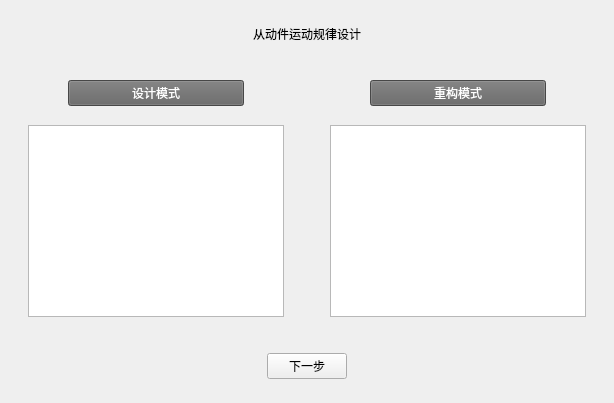
      <widget class="QWidget" name="ModePage">
       <layout class="QGridLayout" name="gridLayout_2">
        <item row="0" column="0">
         <layout class="QHBoxLayout" name="horizontalLayout_17">
          <item>
           <spacer name="horizontalSpacer_42">
            <property name="orientation">
             <enum>Qt::Horizontal</enum>
            </property>
            <property name="sizeHint" stdset="0">
             <size>
              <width>17</width>
              <height>20</height>
             </size>
            </property>
           </spacer>
          </item>
          <item>
           <layout class="QVBoxLayout" name="verticalLayout_14">
            <item>
             <spacer name="verticalSpacer_7">
              <property name="orientation">
               <enum>Qt::Vertical</enum>
              </property>
              <property name="sizeType">
               <enum>QSizePolicy::Preferred</enum>
              </property>
              <property name="sizeHint" stdset="0">
               <size>
                <width>20</width>
                <height>13</height>
               </size>
              </property>
             </spacer>
            </item>
            <item>
             <layout class="QHBoxLayout" name="horizontalLayout_18">
              <item>
               <spacer name="horizontalSpacer_43">
                <property name="orientation">
                 <enum>Qt::Horizontal</enum>
                </property>
                <property name="sizeHint" stdset="0">
                 <size>
                  <width>40</width>
                  <height>20</height>
                 </size>
                </property>
               </spacer>
              </item>
              <item>
               <widget class="QLabel" name="label_6">
                <property name="styleSheet">
                 <string notr="true">font: 15pt &quot;微软雅黑&quot;;</string>
                </property>
                <property name="text">
                 <string>从动件运动规律设计</string>
                </property>
               </widget>
              </item>
              <item>
               <spacer name="horizontalSpacer_44">
                <property name="orientation">
                 <enum>Qt::Horizontal</enum>
                </property>
                <property name="sizeHint" stdset="0">
                 <size>
                  <width>40</width>
                  <height>20</height>
                 </size>
                </property>
               </spacer>
              </item>
             </layout>
            </item>
            <item>
             <spacer name="verticalSpacer_12">
              <property name="orientation">
               <enum>Qt::Vertical</enum>
              </property>
              <property name="sizeType">
               <enum>QSizePolicy::Preferred</enum>
              </property>
              <property name="sizeHint" stdset="0">
               <size>
                <width>20</width>
                <height>30</height>
               </size>
              </property>
             </spacer>
            </item>
            <item>
             <layout class="QHBoxLayout" name="horizontalLayout_19">
              <item>
               <layout class="QVBoxLayout" name="verticalLayout_15">
                <item>
                 <layout class="QHBoxLayout" name="horizontalLayout_20">
                  <item>
                   <spacer name="horizontalSpacer_45">
                    <property name="orientation">
                     <enum>Qt::Horizontal</enum>
                    </property>
                    <property name="sizeType">
                     <enum>QSizePolicy::Minimum</enum>
                    </property>
                    <property name="sizeHint" stdset="0">
                     <size>
                      <width>40</width>
                      <height>20</height>
                     </size>
                    </property>
                   </spacer>
                  </item>
                  <item>
                   <widget class="QPushButton" name="DMButton">
                    <property name="sizePolicy">
                     <sizepolicy hsizetype="Expanding" vsizetype="Fixed">
                      <horstretch>0</horstretch>
                      <verstretch>0</verstretch>
                     </sizepolicy>
                    </property>
                    <property name="styleSheet">
                     <string notr="true">font: 12pt &quot;微软雅黑&quot;;
background-color: rgb(100, 100, 100);
color: rgb(255, 255, 255);</string>
                    </property>
                    <property name="text">
                     <string>设计模式</string>
                    </property>
                   </widget>
                  </item>
                  <item>
                   <spacer name="horizontalSpacer_46">
                    <property name="orientation">
                     <enum>Qt::Horizontal</enum>
                    </property>
                    <property name="sizeType">
                     <enum>QSizePolicy::Minimum</enum>
                    </property>
                    <property name="sizeHint" stdset="0">
                     <size>
                      <width>40</width>
                      <height>20</height>
                     </size>
                    </property>
                   </spacer>
                  </item>
                 </layout>
                </item>
                <item>
                 <spacer name="verticalSpacer_13">
                  <property name="orientation">
                   <enum>Qt::Vertical</enum>
                  </property>
                  <property name="sizeType">
                   <enum>QSizePolicy::Fixed</enum>
                  </property>
                  <property name="sizeHint" stdset="0">
                   <size>
                    <width>20</width>
                    <height>13</height>
                   </size>
                  </property>
                 </spacer>
                </item>
                <item>
                 <widget class="QTextBrowser" name="DMtext"/>
                </item>
               </layout>
              </item>
              <item>
               <spacer name="horizontalSpacer_47">
                <property name="orientation">
                 <enum>Qt::Horizontal</enum>
                </property>
                <property name="sizeHint" stdset="0">
                 <size>
                  <width>40</width>
                  <height>20</height>
                 </size>
                </property>
               </spacer>
              </item>
              <item>
               <layout class="QVBoxLayout" name="verticalLayout_16">
                <item>
                 <layout class="QHBoxLayout" name="horizontalLayout_21">
                  <item>
                   <spacer name="horizontalSpacer_48">
                    <property name="orientation">
                     <enum>Qt::Horizontal</enum>
                    </property>
                    <property name="sizeType">
                     <enum>QSizePolicy::Minimum</enum>
                    </property>
                    <property name="sizeHint" stdset="0">
                     <size>
                      <width>40</width>
                      <height>20</height>
                     </size>
                    </property>
                   </spacer>
                  </item>
                  <item>
                   <widget class="QPushButton" name="RMButton">
                    <property name="sizePolicy">
                     <sizepolicy hsizetype="Expanding" vsizetype="Fixed">
                      <horstretch>0</horstretch>
                      <verstretch>0</verstretch>
                     </sizepolicy>
                    </property>
                    <property name="styleSheet">
                     <string notr="true">font: 12pt &quot;微软雅黑&quot;;
background-color: rgb(100, 100, 100);
color: rgb(255, 255, 255);</string>
                    </property>
                    <property name="text">
                     <string>重构模式</string>
                    </property>
                   </widget>
                  </item>
                  <item>
                   <spacer name="horizontalSpacer_49">
                    <property name="orientation">
                     <enum>Qt::Horizontal</enum>
                    </property>
                    <property name="sizeType">
                     <enum>QSizePolicy::Minimum</enum>
                    </property>
                    <property name="sizeHint" stdset="0">
                     <size>
                      <width>40</width>
                      <height>20</height>
                     </size>
                    </property>
                   </spacer>
                  </item>
                 </layout>
                </item>
                <item>
                 <spacer name="verticalSpacer_22">
                  <property name="orientation">
                   <enum>Qt::Vertical</enum>
                  </property>
                  <property name="sizeType">
                   <enum>QSizePolicy::Fixed</enum>
                  </property>
                  <property name="sizeHint" stdset="0">
                   <size>
                    <width>20</width>
                    <height>13</height>
                   </size>
                  </property>
                 </spacer>
                </item>
                <item>
                 <widget class="QTextBrowser" name="RMtext"/>
                </item>
               </layout>
              </item>
             </layout>
            </item>
            <item>
             <spacer name="verticalSpacer_23">
              <property name="orientation">
               <enum>Qt::Vertical</enum>
              </property>
              <property name="sizeType">
               <enum>QSizePolicy::Preferred</enum>
              </property>
              <property name="sizeHint" stdset="0">
               <size>
                <width>20</width>
                <height>30</height>
               </size>
              </property>
             </spacer>
            </item>
            <item>
             <layout class="QHBoxLayout" name="horizontalLayout_22">
              <item>
               <spacer name="horizontalSpacer_50">
                <property name="orientation">
                 <enum>Qt::Horizontal</enum>
                </property>
                <property name="sizeHint" stdset="0">
                 <size>
                  <width>38</width>
                  <height>20</height>
                 </size>
                </property>
               </spacer>
              </item>
              <item>
               <widget class="QPushButton" name="MNextButton">
                <property name="styleSheet">
                 <string notr="true">font: 12pt &quot;微软雅黑&quot;;</string>
                </property>
                <property name="text">
                 <string>下一步</string>
                </property>
               </widget>
              </item>
              <item>
               <spacer name="horizontalSpacer_51">
                <property name="orientation">
                 <enum>Qt::Horizontal</enum>
                </property>
                <property name="sizeHint" stdset="0">
                 <size>
                  <width>38</width>
                  <height>20</height>
                 </size>
                </property>
               </spacer>
              </item>
             </layout>
            </item>
            <item>
             <spacer name="verticalSpacer_24">
              <property name="orientation">
               <enum>Qt::Vertical</enum>
              </property>
              <property name="sizeType">
               <enum>QSizePolicy::Preferred</enum>
              </property>
              <property name="sizeHint" stdset="0">
               <size>
                <width>20</width>
                <height>13</height>
               </size>
              </property>
             </spacer>
            </item>
           </layout>
          </item>
          <item>
           <spacer name="horizontalSpacer_52">
            <property name="orientation">
             <enum>Qt::Horizontal</enum>
            </property>
            <property name="sizeHint" stdset="0">
             <size>
              <width>17</width>
              <height>20</height>
             </size>
            </property>
           </spacer>
          </item>
         </layout>
        </item>
       </layout>
      </widget>
